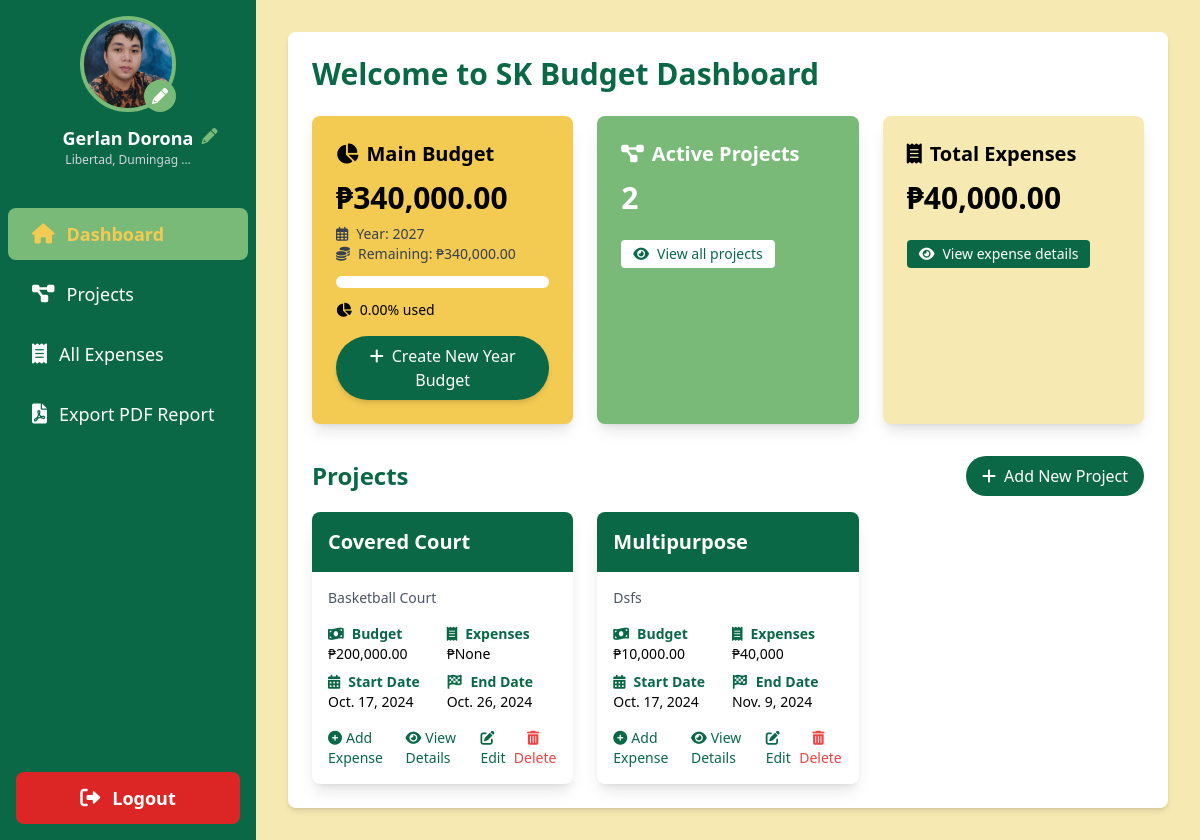
Screenshot of / (signed in) with the database file from the repository.
### sk_project/models.py (models this page shows, shortened)
class User(AbstractUser):
    is_chairman = models.BooleanField(default=False)
    profile_picture = models.ImageField(upload_to='profile_pics/', default='profile_pics/default_avatar.png', blank=True)
    address = models.TextField(blank=True, null=True)
    contact_number = models.CharField(max_length=15, blank=True, null=True)
    groups = models.ManyToManyField(
        Group,
        verbose_name=_('groups'),
        blank=True,
        help_text=_(
            'The groups this user belongs to. A user will get all permissions '
            'granted to each of their groups.'
        ),
        related_name='sk_user_set',
        related_query_name='sk_user',
    )
    user_permissions = models.ManyToManyField(
        Permission,
        verbose_name=_('user permissions'),
        blank=True,
        help_text=_('Specific permissions for this user.'),
        related_name='sk_user_set',
        related_query_name='sk_user',
    )

class MainBudget(models.Model):
    year = models.PositiveIntegerField(unique=True)
    total_budget = models.DecimalField(max_digits=10, decimal_places=2)
    chairman = models.ForeignKey(User, related_name='main_budgets', on_delete=models.CASCADE)
    created_at = models.DateTimeField(auto_now_add=True)
    updated_at = models.DateTimeField(auto_now=True)
    class Meta:
        verbose_name_plural = "Main Budgets"
    @property
    def allocated_budget(self):
        return self.projects.aggregate(Sum('budget'))['budget__sum'] or 0
    @property
    def remaining_budget(self):
        return self.total_budget - self.allocated_budget
    @property
    def usage_percentage(self):
        if self.total_budget > 0:
            return (self.allocated_budget / self.total_budget) * 100
        return 0

class Project(models.Model):
    name = models.CharField(max_length=255)
    description = models.TextField()
    budget = models.DecimalField(max_digits=10, decimal_places=2)
    main_budget = models.ForeignKey(MainBudget, related_name='projects', on_delete=models.SET_NULL, null=True)
    chairman = models.ForeignKey(User, related_name='projects', on_delete=models.CASCADE)
    start_date = models.DateField()
    end_date = models.DateField()
    created_at = models.DateTimeField(auto_now_add=True)
    updated_at = models.DateTimeField(auto_now=True)
    class Meta:
        ordering = ['start_date']

### sk_project/views.py (the view)
# urls.py: path('', views.dashboard, name='dashboard'),
@login_required
def dashboard(request):
    main_budget = MainBudget.objects.filter(chairman=request.user).order_by('-year').first()
    if main_budget:
        remaining_budget = main_budget.remaining_budget
        usage_percentage = main_budget.usage_percentage
    else:
        remaining_budget = 0
        usage_percentage = 0
    projects = Project.objects.filter(chairman=request.user).annotate(
        total_expenses=models.Sum('expenses__amount')
    )
    total_expenses = sum(project.total_expenses or 0 for project in projects)
    active_projects_count = projects.count()
    context = {
        'main_budget': main_budget,
        'remaining_budget': remaining_budget,
        'usage_percentage': usage_percentage,
        'projects': projects,
        'total_expenses': total_expenses,
        'active_projects_count': active_projects_count,
    }
    return render(request, 'dashboard.html', context)

### templates/dashboard.html (shortened to what this page needs)
{% extends 'base.html' %}
{% load humanize %}
{% block content %}
    <div class="bg-white rounded-lg shadow-md p-6">
        <h2 class="text-3xl font-bold text-tertiary mb-6">Welcome to SK Budget Dashboard</h2>
        <div class="grid grid-cols-1 md:grid-cols-2 lg:grid-cols-3 gap-6 mb-8">
            <div class="bg-primary rounded-lg p-6 shadow-lg">
                <h3 class="text-xl font-semibold mb-3 flex items-center">
                    <i class="fas fa-chart-pie mr-2"></i>Main Budget
                </h3>
                {% if main_budget %}
                    <p class="text-3xl font-bold mb-2">₱{{ main_budget.total_budget|floatformat:2|intcomma }}</p>
                    <p class="text-sm text-gray-700"><i class="far fa-calendar-alt mr-2"></i>Year: {{ main_budget.year }}</p>
                    <p class="text-sm text-gray-700 mb-3"><i class="fas fa-coins mr-2"></i>Remaining: ₱{{ remaining_budget|floatformat:2|intcomma }}</p>
                    <div class="mb-3 bg-white rounded-full h-3">
                    </div>
                    <p class="text-sm mb-4"><i class="fas fa-chart-pie mr-2"></i>{{ usage_percentage|floatformat:2 }}% used</p>
                    <div class="flex justify-center">
                        <button onclick="openNewYearBudgetModal()" class="bg-tertiary text-white px-4 py-2 rounded-full hover:bg-quaternary transition duration-300 transform hover:scale-105 shadow-md">
                            <i class="fas fa-plus mr-2"></i>Create New Year Budget
                        </button>
                    </div>
                {% endif %}
            </div>
            <div class="bg-quaternary text-white rounded-lg p-6 shadow-lg">
                <h3 class="text-xl font-semibold mb-3 flex items-center">
                    <i class="fas fa-project-diagram mr-2"></i>Active Projects
                </h3>
                <p class="text-3xl font-bold mb-2">{{ active_projects_count|intcomma }}</p>
                <a href="{% url 'all_projects' %}" class="inline-block mt-4 text-sm bg-white text-tertiary px-3 py-1 rounded hover:bg-gray-100 transition duration-300">
                    <i class="fas fa-eye mr-2"></i>View all projects
                </a>
            </div>
            <div class="bg-secondary rounded-lg p-6 shadow-lg">
                <h3 class="text-xl font-semibold mb-3 flex items-center">
                    <i class="fas fa-receipt mr-2"></i>Total Expenses
                </h3>
                <p class="text-3xl font-bold mb-2">₱{{ total_expenses|floatformat:2|intcomma }}</p>
                <a href="{% url 'all_expenses' %}" class="inline-block mt-4 text-sm bg-tertiary text-white px-3 py-1 rounded hover:bg-quaternary transition duration-300">
                    <i class="fas fa-eye mr-2"></i>View expense details
                </a>
            </div>
        </div>
        <div class="mt-8">
            <div class="flex justify-between items-center mb-4">
                <h3 class="text-2xl font-bold text-tertiary">Projects</h3>
                <button onclick="openProjectModal()" class="bg-tertiary text-white px-4 py-2 rounded-full hover:bg-quaternary transition duration-300">
                    <i class="fas fa-plus mr-2"></i>Add New Project
                </button>
            </div>
            <div class="grid grid-cols-1 md:grid-cols-2 lg:grid-cols-3 gap-6">
                {% for project in projects %}
                    <div class="bg-white rounded-lg shadow-lg overflow-hidden transition-transform duration-300 hover:scale-105">
                        <div class="bg-tertiary text-white p-4">
                            <h4 class="text-xl font-semibold">{{ project.name }}</h4>
                        </div>
                        <div class="p-4">
                            <p class="text-sm text-gray-600 mb-4">{{ project.description|truncatechars:100 }}</p>
                            <div class="grid grid-cols-2 gap-2 text-sm">
                                <div>
                                    <p class="font-semibold text-tertiary"><i class="fas fa-money-bill-wave mr-2"></i>Budget</p>
                                    <p>₱{{ project.budget|intcomma }}</p>
                                </div>
                                <div>
                                    <p class="font-semibold text-tertiary"><i class="fas fa-receipt mr-2"></i>Expenses</p>
                                    <p>₱{{ project.total_expenses|intcomma }}</p>
                                </div>
                                <div>
                                    <p class="font-semibold text-tertiary"><i class="fas fa-calendar-alt mr-2"></i>Start Date</p>
                                    <p>{{ project.start_date }}</p>
                                </div>
                                <div>
                                    <p class="font-semibold text-tertiary"><i class="fas fa-flag-checkered mr-2"></i>End Date</p>
                                    <p>{{ project.end_date }}</p>
                                </div>
                            </div>
                            <div class="mt-4 flex justify-between">
                                <a href="{% url 'add_expense' project.id %}" class="text-sm text-tertiary hover:text-quaternary transition duration-300">
                                    <i class="fas fa-plus-circle mr-1"></i>Add Expense
                                </a>
                                <a href="{% url 'project_detail' project.id %}" class="text-sm text-tertiary hover:text-quaternary transition duration-300">
                                    <i class="fas fa-eye mr-1"></i>View Details
                                </a>
                                <a href="{% url 'edit_project' project.id %}" class="text-sm text-tertiary hover:text-quaternary transition duration-300">
                                    <i class="fas fa-edit mr-1"></i>Edit
                                </a>
                                <button onclick="confirmDelete({{ project.id }})" class="text-sm text-red-500 hover:text-red-700 transition duration-300">
                                    <i class="fas fa-trash-alt mr-1"></i>Delete
                                </button>
                            </div>
                        </div>
                    </div>
                {% empty %}
                    <p class="col-span-3 text-center text-gray-500">No projects yet. Create your first project!</p>
                {% endfor %}
            </div>
        </div>
    </div>
{% endblock %}

### templates/base.html (shortened to what this page needs)
<!DOCTYPE html>
<html lang="en">
    {% load static %}
    <head>
        <script src="https://cdn.tailwindcss.com"></script>
        <link href="https://cdnjs.cloudflare.com/ajax/libs/font-awesome/6.0.0-beta3/css/all.min.css" rel="stylesheet">
    </head>
    <body class="bg-secondary">
        <div class="flex h-screen">
            <aside class="w-64 bg-tertiary text-white flex flex-col">
                <div class="p-4 flex flex-col items-center">
                    <a href="{% url 'edit_profile' %}" class="mb-3 relative">
                        {% if user.profile_picture %}
                            <img src="{{ user.profile_picture.url }}" alt="Profile Picture" class="w-24 h-24 rounded-full border-4 border-quaternary hover:border-primary transition-colors duration-200">
                        {% else %}
                            <img src="{% static 'img/drr.png' %}" alt="Default Profile Picture" class="w-24 h-24 rounded-full border-4 border-quaternary hover:border-primary transition-colors duration-200">
                        {% endif %}
                        <i class="fas fa-pencil-alt absolute bottom-0 right-0 bg-quaternary text-white p-2 rounded-full"></i>
                    </a>
                    <div class="text-center relative">
                        <h2 class="text-lg font-semibold">{{ user.get_full_name|title }}</h2>
                        <p class="text-xs text-gray-300">{{ user.address|truncatechars:20|capfirst }}</p>
                        <a href="{% url 'edit_profile' %}" class="absolute -right-6 top-0">
                            <i class="fas fa-pencil-alt text-quaternary hover:text-primary transition-colors duration-200"></i>
                        </a>
                    </div>
                </div>
                <nav class="mt-6 flex-grow">
                    <a href="{% url 'dashboard' %}" class="block py-3 px-6 hover:bg-quaternary transition-colors duration-200 {% if request.resolver_match.url_name == 'dashboard' %}bg-quaternary text-primary font-bold{% endif %} rounded-lg mb-2 mx-2 flex items-center">
                        <i class="fas fa-home mr-3 text-xl"></i> <span class="text-lg">Dashboard</span>
                    </a>
                    <a href="{% url 'all_projects' %}" class="block py-3 px-6 hover:bg-quaternary transition-colors duration-200  rounded-lg mb-2 mx-2 flex items-center">
                        <i class="fas fa-project-diagram mr-3 text-xl"></i> <span class="text-lg">Projects</span>
                    </a>
                    <a href="{% url 'all_expenses' %}" class="block py-3 px-6 hover:bg-quaternary transition-colors duration-200  rounded-lg mb-2 mx-2 flex items-center">
                        <i class="fas fa-receipt mr-3 text-xl"></i> <span class="text-lg">All Expenses</span>
                    </a>
                    <a href="{% url 'export_pdf_report' %}" class="block py-3 px-6 hover:bg-quaternary transition-colors duration-200  rounded-lg mb-2 mx-2 flex items-center">
                        <i class="fas fa-file-pdf mr-3 text-xl"></i> <span class="text-lg">Export PDF Report</span>
                    </a>
                </nav>
                <div class="p-4 mt-auto">
                    <a href="{% url 'logout' %}" class="block py-3 px-6 bg-red-600 text-white rounded-lg hover:bg-red-700 transition-colors duration-200 text-center flex items-center justify-center">
                        <i class="fas fa-sign-out-alt mr-3 text-xl"></i> <span class="text-lg font-semibold">Logout</span>
                    </a>
                </div>
            </aside>
            <main class="flex-1 p-8 overflow-y-auto">
                {% block content %}
                {% endblock %}
            </main>
        </div>
    </body>
</html>

### rows the page displays
User: profile_picture (picture), get_full_name "Gerlan Dorona", address "Libertad, Dumingag …"
MainBudget: total_budget "340,000.00", year "2027"
Project: name "Covered Court", description "Basketball Court", budget "200,000.00", total_expenses "None", start_date "Oct. 17, 2024", end_date "Oct. 26, 2024"
Project: name "Multipurpose", description "Dsfs", budget "10,000.00", total_expenses "40,000", start_date "Oct. 17, 2024", end_date "Nov. 9, 2024"

### other values shown
{{ remaining_budget|floatformat:2|intcomma }} "340,000.00"
{{ usage_percentage|floatformat:2 }} "0.00"
{{ active_projects_count|intcomma }} "2"
{{ total_expenses|floatformat:2|intcomma }} "40,000.00"
